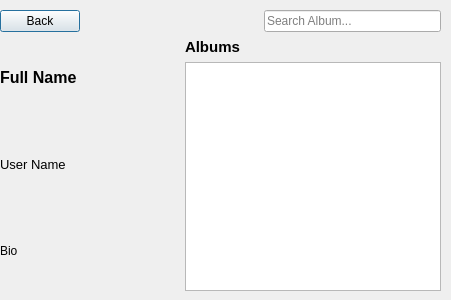
<?xml version="1.0" encoding="UTF-8"?>
<ui version="4.0">
 <class>ArtistProfileWindow</class>
 <widget class="QDialog" name="ArtistProfileWindow">
  <property name="geometry">
   <rect>
    <x>0</x>
    <y>0</y>
    <width>451</width>
    <height>300</height>
   </rect>
  </property>
  <property name="windowTitle">
   <string>Dialog</string>
  </property>
  <widget class="QWidget" name="">
   <property name="geometry">
    <rect>
     <x>0</x>
     <y>10</y>
     <width>441</width>
     <height>281</height>
    </rect>
   </property>
   <layout class="QVBoxLayout" name="verticalLayout_3">
    <item>
     <layout class="QHBoxLayout" name="horizontalLayout">
      <item>
       <widget class="QPushButton" name="backButton">
        <property name="text">
         <string>Back</string>
        </property>
       </widget>
      </item>
      <item>
       <spacer name="horizontalSpacer">
        <property name="orientation">
         <enum>Qt::Orientation::Horizontal</enum>
        </property>
        <property name="sizeHint" stdset="0">
         <size>
          <width>40</width>
          <height>20</height>
         </size>
        </property>
       </spacer>
      </item>
      <item>
       <widget class="QLineEdit" name="searchAlbumLineEdit">
        <property name="placeholderText">
         <string>Search Album...</string>
        </property>
       </widget>
      </item>
     </layout>
    </item>
    <item>
     <layout class="QHBoxLayout" name="horizontalLayout_2">
      <item>
       <layout class="QVBoxLayout" name="verticalLayout">
        <item>
         <widget class="QLabel" name="fullNameLabel">
          <property name="text">
           <string>&lt;html&gt;&lt;head/&gt;&lt;body&gt;&lt;p&gt;&lt;span style=&quot; font-size:12pt; font-weight:700;&quot;&gt;Full Name&lt;/span&gt;&lt;/p&gt;&lt;/body&gt;&lt;/html&gt;</string>
          </property>
         </widget>
        </item>
        <item>
         <widget class="QLabel" name="userNameLabel">
          <property name="text">
           <string>&lt;html&gt;&lt;head/&gt;&lt;body&gt;&lt;p&gt;&lt;span style=&quot; font-size:10pt;&quot;&gt;User Name&lt;/span&gt;&lt;/p&gt;&lt;/body&gt;&lt;/html&gt;</string>
          </property>
         </widget>
        </item>
        <item>
         <widget class="QLabel" name="bioLabel">
          <property name="text">
           <string>&lt;html&gt;&lt;head/&gt;&lt;body&gt;&lt;p&gt;Bio&lt;/p&gt;&lt;/body&gt;&lt;/html&gt;</string>
          </property>
          <property name="wordWrap">
           <bool>true</bool>
          </property>
         </widget>
        </item>
       </layout>
      </item>
      <item>
       <spacer name="horizontalSpacer_2">
        <property name="orientation">
         <enum>Qt::Orientation::Horizontal</enum>
        </property>
        <property name="sizeHint" stdset="0">
         <size>
          <width>40</width>
          <height>20</height>
         </size>
        </property>
       </spacer>
      </item>
      <item>
       <layout class="QVBoxLayout" name="verticalLayout_2">
        <item>
         <widget class="QLabel" name="albumsLabel">
          <property name="text">
           <string>&lt;html&gt;&lt;head/&gt;&lt;body&gt;&lt;p&gt;&lt;span style=&quot; font-size:11pt; font-weight:700;&quot;&gt;Albums&lt;/span&gt;&lt;/p&gt;&lt;/body&gt;&lt;/html&gt;</string>
          </property>
         </widget>
        </item>
        <item>
         <widget class="QListWidget" name="albumsListWidget"/>
        </item>
       </layout>
      </item>
     </layout>
    </item>
   </layout>
  </widget>
 </widget>
 <resources/>
 <connections/>
</ui>
